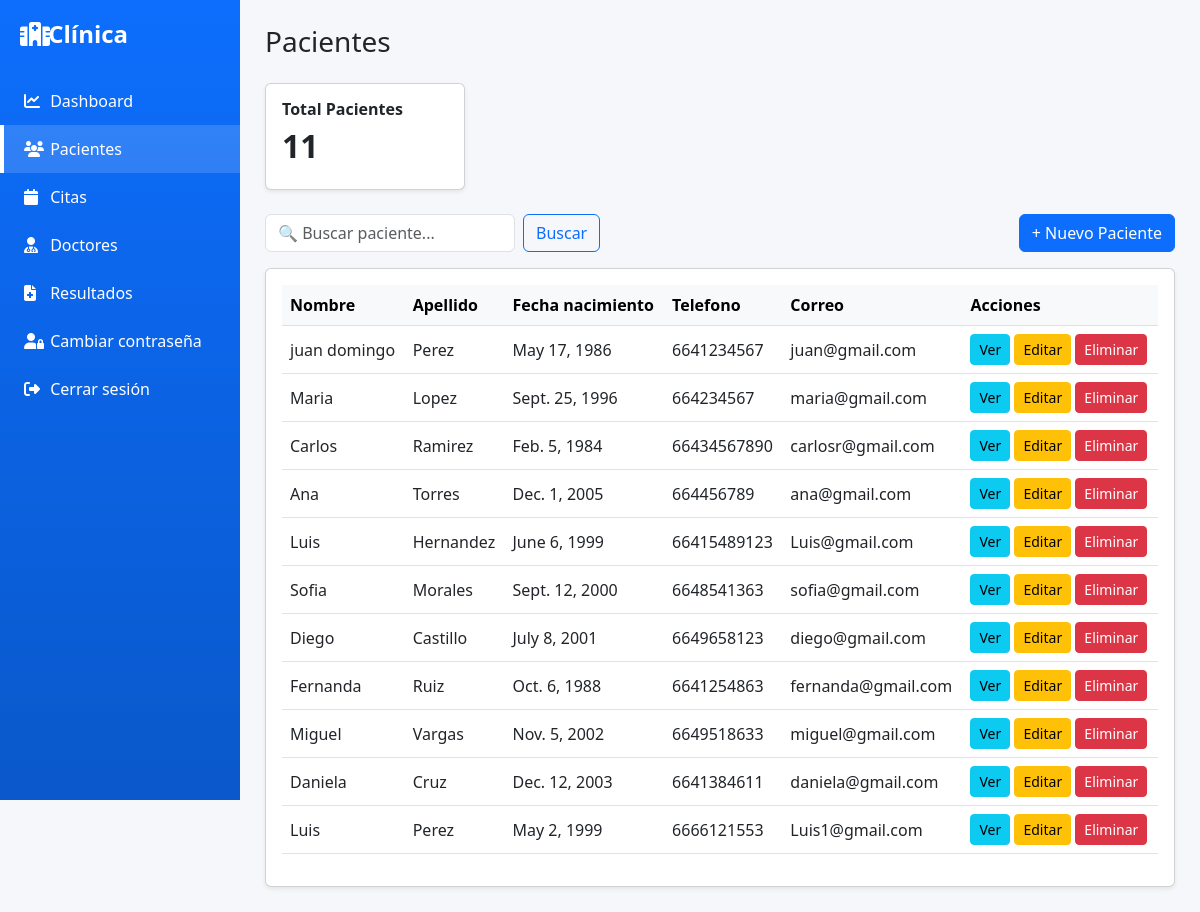
The app's page /pacientes/ with its own data.
### pacientes/models.py (models this page shows, shortened)
class Paciente(models.Model):
    usuario = models.OneToOneField(User, on_delete=models.CASCADE, null=True, blank=True)
    nombre = models.CharField(max_length=100)
    apellido = models.CharField(max_length=100)
    fecha_nacimiento = models.DateField()
    telefono = models.CharField(max_length=20, blank=True, null=True)
    correo = models.EmailField()
    genero = models.CharField(max_length=20, blank=True, null=True)
    direccion = models.TextField(blank=True, null=True)
    tipo_sangre = models.CharField(max_length=5, blank=True, null=True)
    contacto_emergencia = models.CharField(max_length=100, blank=True, null=True)

### pacientes/views.py (the view)
# urls.py: path('', views.lista_pacientes),
def lista_pacientes(request):
    buscar = request.GET.get('buscar')
    if buscar:
        pacientes = Paciente.objects.filter(
            nombre__icontains=buscar
        ) | Paciente.objects.filter(
            apellido__icontains=buscar
        )
    else:
        pacientes = Paciente.objects.all()
    total = Paciente.objects.count()
    return render(request, 'pacientes/lista.html', {
        'pacientes': pacientes,
        'total': total
    })

### pacientes/templates/pacientes/lista.html (shortened to what this page needs)
{% extends 'base.html' %}
{% block content %}
<h3 class="mb-4">Pacientes</h3>
<div class="card shadow-sm mb-4" style="max-width: 200px;">
  <div class="card-body">
    <h6 class="fw-bold">Total Pacientes</h6>
    <h2 class="fw-bold">{{ total }}</h2>
  </div>
</div>
<div class="d-flex justify-content-between align-items-center mb-3">
  <form method="GET" class="d-flex gap-2">
    <input
      type="text"
      name="buscar"
      class="form-control"
      placeholder="🔍 Buscar paciente..."
      value="{{ request.GET.buscar }}"
      style="max-width: 250px;">
    <button type="submit" class="btn btn-outline-primary">Buscar</button>
  </form>
  <a href="/pacientes/nuevo/" class="btn btn-primary">
    + Nuevo Paciente
  </a>
</div>
<div class="card shadow-sm">
  <div class="card-body">
    <table class="table table-hover align-middle">
      <thead class="table-light">
        <tr>
          <th>Nombre</th>
          <th>Apellido</th>
          <th>Fecha nacimiento</th>
          <th>Telefono</th>
          <th>Correo</th>
          <th>Acciones</th>
        </tr>
      </thead>
      <tbody>
        {% for p in pacientes %}
        <tr>
          <td>{{ p.nombre }}</td>
          <td>{{ p.apellido }}</td>
          <td>{{ p.fecha_nacimiento }}</td>
          <td>{{ p.telefono }}</td>
          <td>{{ p.correo }}</td>
          <td>
            <a href="/pacientes/ver/{{ p.id }}/"
               class="btn btn-info btn-sm">
               Ver
            </a>
            <a href="/pacientes/editar/{{ p.id }}/"
               class="btn btn-warning btn-sm">
               Editar
            </a>
            <button
              type="button"
              class="btn btn-danger btn-sm eliminar-btn"
              data-id="{{ p.id }}"
              data-nombre="{{ p.nombre }}">
              Eliminar
            </button>
          </td>
        </tr>
        {% empty %}
        <tr>
          <td colspan="6" class="text-center">
            No hay pacientes registrados
          </td>
        </tr>
        {% endfor %}
      </tbody>
    </table>
  </div>
</div>
{% endblock %}

### templates/base.html (shortened to what this page needs)
<!DOCTYPE html>
<html lang="es">
<head>
<link href="https://cdn.jsdelivr.net/npm/bootstrap@5.3.0/dist/css/bootstrap.min.css" rel="stylesheet">
<link href="https://cdnjs.cloudflare.com/ajax/libs/font-awesome/6.5.0/css/all.min.css" rel="stylesheet">
</head>
<body>
<div class="sidebar" id="sidebar">
<h4>
<i class="fas fa-hospital"></i> Clínica
</h4>
<a href="/dashboard/" class="{% if request.path == '/dashboard/' %}active{% endif %}">
<i class="fas fa-chart-line"></i>
Dashboard
</a>
<a href="/pacientes/" class="{% if '/pacientes' in request.path %}active{% endif %}">
<i class="fas fa-users"></i>
Pacientes
</a>
<a href="/citas/" class="{% if '/citas' in request.path %}active{% endif %}">
<i class="fas fa-calendar"></i>
Citas
</a>
<a href="/doctores/" class="{% if '/doctores' in request.path %}active{% endif %}">
<i class="fas fa-user-doctor"></i>
Doctores
</a>
<a href="/resultados/" class="{% if '/resultados' in request.path %}active{% endif %}">
<i class="fas fa-file-medical"></i>
Resultados
</a>
<a href="/cambiar-password/" class="{% if '/cambiar-password' in request.path %}active{% endif %}">
<i class="fas fa-user-lock"></i>
Cambiar contraseña
</a>
<a href="/logout/">
<i class="fas fa-right-from-bracket"></i>
Cerrar sesión
</a>
</div>
<div class="content">
{% block content %}
{% endblock %}
</div>
</body>
</html>

### templates/base.html (style rules this page uses)
body { background:#f5f7fb; }
.sidebar { width:240px; height:100vh; position:fixed; background:linear-gradient(180deg,#0d6efd,#0a58ca); color:white; transition:.3s; }
.sidebar h4 { padding:20px; font-weight:600; }
.sidebar a { display:block; color:white; padding:12px 20px; text-decoration:none; transition:.2s; border-left:4px solid transparent; }
.sidebar a.active { background:rgba(255,255,255,.15); border-left:4px solid white; }
.sidebar i { width:22px; }
.content { margin-left:240px; padding:25px; transition:.3s; }

### records on screen
Paciente: nombre "juan domingo", apellido "Perez", fecha_nacimiento "May 17, 1986", telefono "6641234567", correo "juan@gmail.com"
Paciente: nombre "Maria", apellido "Lopez", fecha_nacimiento "Sept. 25, 1996", telefono "664234567", correo "maria@gmail.com"
Paciente: nombre "Carlos", apellido "Ramirez", fecha_nacimiento "Feb. 5, 1984", telefono "66434567890", correo "carlosr@gmail.com"
Paciente: nombre "Ana", apellido "Torres", fecha_nacimiento "Dec. 1, 2005", telefono "664456789", correo "ana@gmail.com"
Paciente: nombre "Luis", apellido "Hernandez", fecha_nacimiento "June 6, 1999", telefono "66415489123", correo "Luis@gmail.com"
Paciente: nombre "Sofia", apellido "Morales", fecha_nacimiento "Sept. 12, 2000", telefono "6648541363", correo "sofia@gmail.com"
Paciente: nombre "Diego", apellido "Castillo", fecha_nacimiento "July 8, 2001", telefono "6649658123", correo "diego@gmail.com"
Paciente: nombre "Fernanda", apellido "Ruiz", fecha_nacimiento "Oct. 6, 1988", telefono "6641254863", correo "fernanda@gmail.com"
Paciente: nombre "Miguel", apellido "Vargas", fecha_nacimiento "Nov. 5, 2002", telefono "6649518633", correo "miguel@gmail.com"
Paciente: nombre "Daniela", apellido "Cruz", fecha_nacimiento "Dec. 12, 2003", telefono "6641384611", correo "daniela@gmail.com"
Paciente: nombre "Luis", apellido "Perez", fecha_nacimiento "May 2, 1999", telefono "6666121553", correo "Luis1@gmail.com"

### other values on screen
{{ total }} "11"
